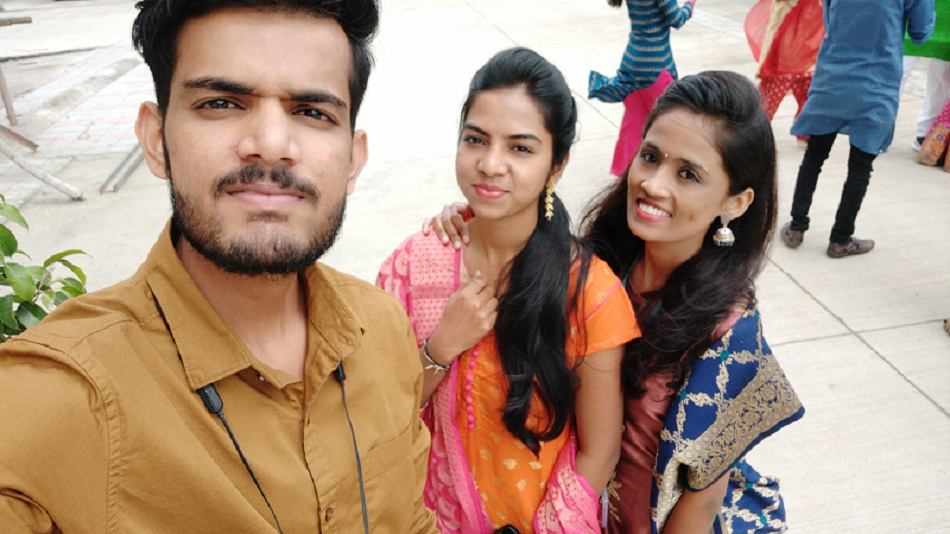
#> input picture Facedetection/IMG_20191025_123656.jpg, 950 x 534 px
$ jupyter execute Untitled.ipynb
#> lines starting #> are read from the running program, lines starting #| are printed output that depends on the picture; after the words box and inside, x2 and y2 are one past the last pixel; in counts of white or black regions, pixels touching at a corner belong together
[cell 1]
import cv2

[cell 2]
face_cascade=cv2.CascadeClassifier('haarcascade_frontalface_default.xml')#create object which includes the algorithm of
#cascadeclassifier of frontalface
eye_cascade=cv2.CascadeClassifier('haarcascade_eye_tree_eyeglasses.xml')
#

[cell 3]
img=cv2.imread('IMG_20191025_123656.jpg',1)#will read the img
#> img is the input picture: shape (534, 950, 3); mean B, G, R 128, 145.5, 172.3

[cell 4]
gray=cv2.cvtColor(img,cv2.COLOR_BGR2GRAY)#here we are converting the image into gray scale as itll need less
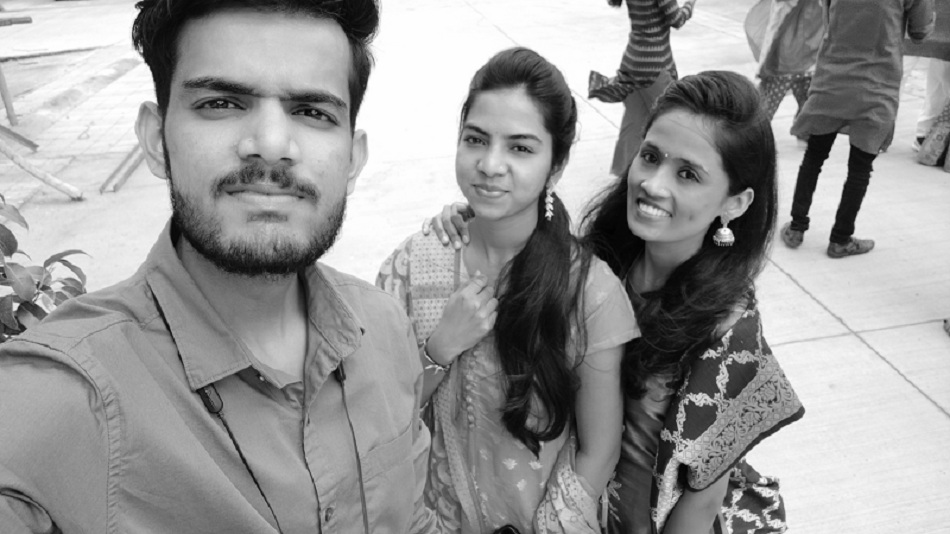
#> gray: shape (534, 950); min 0, max 255, mean 151.5
#information and works well with the algorithm as there are only one channel easier the find the edges.

[cell 5]
faces=face_cascade.detectMultiScale(gray,1.1,6)
#> faces = [[437, 98, 118, 118], [598, 112, 135, 135], [146, 16, 240, 240], [340, 43, 235, 235]]
for (x,y,w,h) in faces:
    cv2.rectangle(img,(x,y),(x+w,y+h),(255,0,0),3)
    roi_gray=gray[y:y+h,x:x+w]
    roi_color=img[y:y+h,x:x+w]
    eyes=eye_cascade.detectMultiScale(roi_gray)
    for (ex,ey,ew,eh) in eyes:
        cv2.rectangle(roi_color,(ex,ey),(ex+ew,ey+eh),(0,255,0),2)
#> this loop made 4 passes
#> (x, y, w, h, eyes) on passes 1 to 4: (437, 98, 118, 118, [[25, 31, 22, 22], [71, 37, 26, 26]]), (598, 112, 135, 135, [[38, 33, 22, 22], [75, 51, 23, 23]]), (146, 16, 240, 240, [[148, 78, 44, 44], [45, 63, 51, 51]]), (340, 43, 235, 235, [[121, 86, 22, 22], [169, 94, 24, 24]])
#> pass 1, `roi_gray=gray[y:y+h,x:x+w]`:
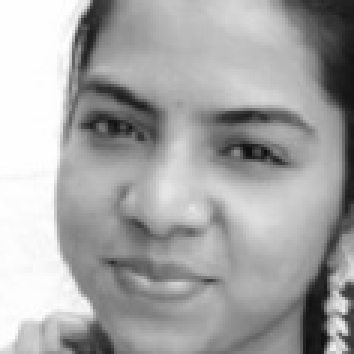
#> roi_gray: shape (118, 118) (shown 3 times larger); min 12, max 255, mean 166
#> pass 1, `roi_color=img[y:y+h,x:x+w]`:
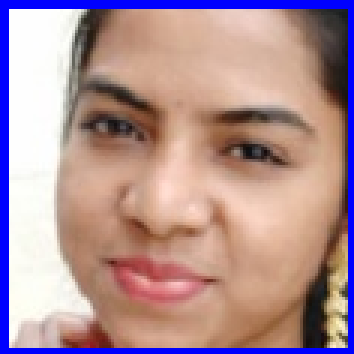
#> roi_color: shape (118, 118, 3) (shown 3 times larger); mean B, G, R 149.7, 144.8, 175.8
#> pass 2, `roi_gray=gray[y:y+h,x:x+w]`:
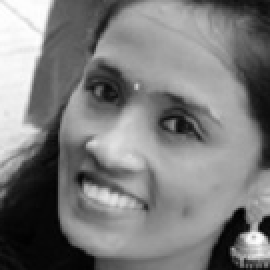
#> roi_gray: shape (135, 135) (shown 2 times larger); min 0, max 254, mean 124.1
#> pass 2, `roi_color=img[y:y+h,x:x+w]`:
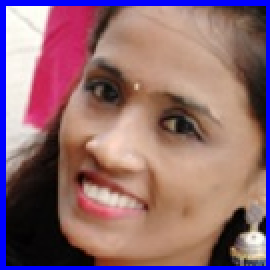
#> roi_color: shape (135, 135, 3) (shown 2 times larger); mean B, G, R 114.1, 106.1, 143.8
#> after the loop:
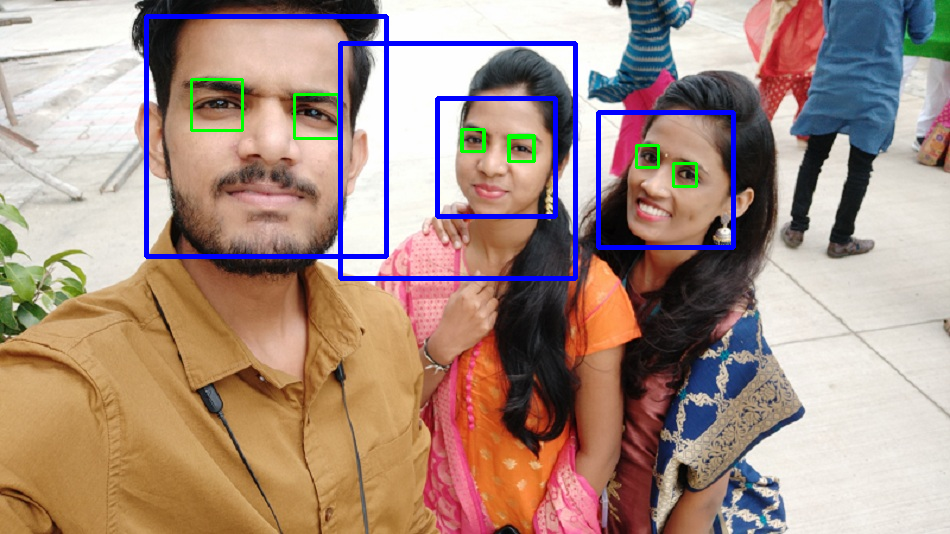
#> img: shape (534, 950, 3); 3.3% of pixels changed, all inside (x1, y1, x2, y2) = (144, 14, 736, 281)
#> after the loop:
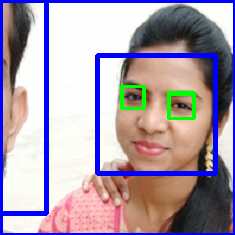
#> roi_color: shape (235, 235, 3); mean B, G, R 173.1, 156.5, 170.3
#> after the loop:
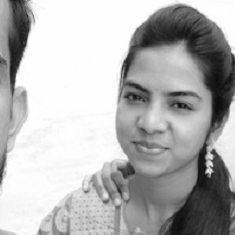
#> roi_gray: shape (235, 235); min 11, max 255, mean 179.2
